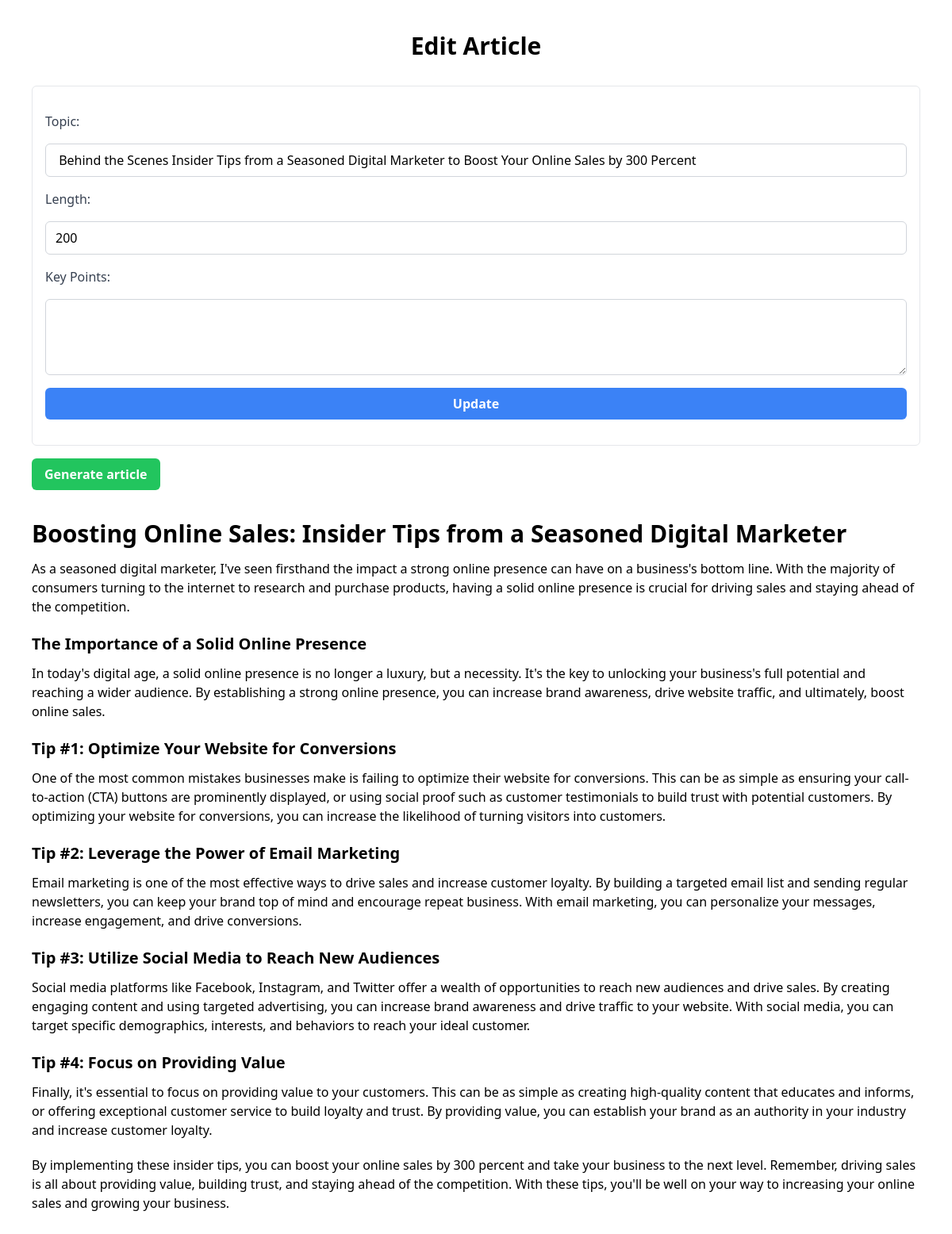
The app's page /edit/9 with its own data.
### app.py (models this page shows, shortened)
class Article(db.Model):
    id = db.Column(db.Integer, primary_key=True)
    topic = db.Column(db.String(100), nullable=False)
    length = db.Column(db.Integer, nullable=False)
    key_points = db.Column(db.Text, nullable=False)
    post = db.Column(db.Text, nullable=True)
    review = db.Column(db.Text, nullable=True)

### app.py (the view)
@app.route("/edit/<int:id>", methods=["GET", "POST"])
def edit(id):
    article = Article.query.get_or_404(id)
    if request.method == "POST":
        article.topic = request.form["topic"]
        article.length = int(request.form["length"])
        article.key_points = request.form["key_points"]
        db.session.commit()
        return redirect(url_for("index"))
    return render_template("edit.html", article=article)

### templates/edit.html (shortened to what this page needs)
<!DOCTYPE html>
<html>
  <head>
    <script src="https://cdn.tailwindcss.com"></script>
  </head>
  <body class="p-10">
    <h1 class="text-3xl font-bold text-center mb-8">Edit Article</h1>
    <form
      action="{{ url_for('edit', id=article.id) }}"
      method="post"
      class="flex flex-col space-y-4 px-4 py-8 border border-gray-200 rounded-md"
    >
      <label for="topic" class="text-gray-700 font-medium">Topic:</label>
      <input
        type="text"
        id="topic"
        name="topic"
        value="{{ article.topic }}"
        class="px-3 py-2 rounded-md focus:outline-none focus:ring focus:ring-blue-500 border border-gray-300"
      />
      <label for="length" class="text-gray-700 font-medium">Length:</label>
      <input
        type="number"
        id="length"
        name="length"
        value="{{ article.length }}"
        class="px-3 py-2 rounded-md focus:outline-none focus:ring focus:ring-blue-500 border border-gray-300"
      />
      <label for="key_points" class="text-gray-700 font-medium"
        >Key Points:</label
      >
      <textarea
        id="key_points"
        name="key_points"
        class="px-3 py-2 rounded-md focus:outline-none focus:ring focus:ring-blue-500 border border-gray-300 h-24"
      >
{{ article.key_points }}</textarea
      >
      <input
        type="submit"
        value="Update"
        class="bg-blue-500 hover:bg-blue-700 text-white font-bold py-2 px-4 rounded-md"
      />
    </form>
    <button
      id="generate-button"
      class="bg-green-500 hover:bg-green-700 text-white font-bold py-2 px-4 rounded-md mt-4"
      onclick="generateArticle()"
    >
      Generate article
    </button>
    <div id="post" class="mt-8 [*>h1:font-bold]">{{ article.post|safe }}</div>
  </body>
</html>

### templates/edit.html (style rules this page uses)
#post h1 { font-size: 30px; font-weight: bold; margin-bottom: 10px; }
#post h2 { font-weight: bold; font-size: 20px; margin-bottom: 10px; margin-top: 20px; }
#post p { margin-bottom: 20px; }

### records on screen
Article: topic "Behind the Scenes Insider Tips from a Seasoned Digital Marketer to Boost Your Online Sales by 300 Percent", length "200", post "Boosting Online Sales: Insider Tips from a Seasoned Digital Marketer As a seasoned digital marketer, I've seen firsthand the impact a strong online presence can have on a business's bottom line. With the majority of consumers turning to the internet to research and purchase products, having a solid online presence is crucial for driving sales and staying ahead of the competition. The Importance of a Solid Online Presence In today's digital age, a solid online presence is no longer a luxury, but a necessity. It's the key to unlocking your business's full potential and reaching a wider audience. By establishing a strong online presence, you can increase brand awareness, drive website traffic,…"
